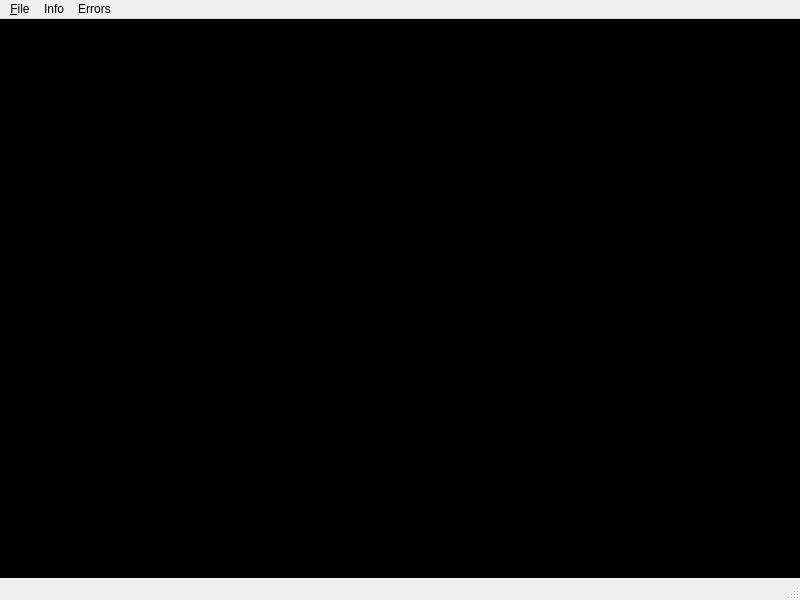
<?xml version="1.0" encoding="UTF-8"?>
<ui version="4.0">
 <class>MainWindow</class>
 <widget class="QMainWindow" name="MainWindow">
  <property name="geometry">
   <rect>
    <x>0</x>
    <y>0</y>
    <width>800</width>
    <height>600</height>
   </rect>
  </property>
  <property name="windowTitle">
   <string>MainWindow</string>
  </property>
  <property name="styleSheet">
   <string notr="true">#frame {
	background:black;
}</string>
  </property>
  <widget class="QWidget" name="centralwidget">
   <layout class="QHBoxLayout" name="horizontalLayout">
    <property name="spacing">
     <number>0</number>
    </property>
    <property name="leftMargin">
     <number>0</number>
    </property>
    <property name="topMargin">
     <number>0</number>
    </property>
    <property name="rightMargin">
     <number>0</number>
    </property>
    <property name="bottomMargin">
     <number>0</number>
    </property>
    <item>
     <widget class="QFrame" name="frame">
      <property name="frameShape">
       <enum>QFrame::StyledPanel</enum>
      </property>
      <property name="frameShadow">
       <enum>QFrame::Raised</enum>
      </property>
     </widget>
    </item>
   </layout>
  </widget>
  <widget class="QMenuBar" name="menubar">
   <property name="geometry">
    <rect>
     <x>0</x>
     <y>0</y>
     <width>800</width>
     <height>22</height>
    </rect>
   </property>
   <widget class="QMenu" name="menu_File">
    <property name="title">
     <string>&amp;File</string>
    </property>
    <addaction name="actionOpen"/>
    <addaction name="actionClose"/>
    <addaction name="actionExit"/>
   </widget>
   <widget class="QMenu" name="menuInfo">
    <property name="title">
     <string>Info</string>
    </property>
    <addaction name="actionHelp"/>
    <addaction name="actionAbout"/>
   </widget>
   <widget class="QMenu" name="menuErrors">
    <property name="title">
     <string>Errors</string>
    </property>
    <addaction name="actionOpen_Errors_Folder"/>
   </widget>
   <addaction name="menu_File"/>
   <addaction name="menuInfo"/>
   <addaction name="menuErrors"/>
  </widget>
  <widget class="QStatusBar" name="statusbar"/>
  <action name="actionOpen">
   <property name="text">
    <string>Open</string>
   </property>
  </action>
  <action name="actionClose">
   <property name="text">
    <string>Close</string>
   </property>
  </action>
  <action name="actionExit">
   <property name="text">
    <string>Exit</string>
   </property>
  </action>
  <action name="actionHelp">
   <property name="text">
    <string>Help</string>
   </property>
  </action>
  <action name="actionAbout">
   <property name="text">
    <string>About</string>
   </property>
  </action>
  <action name="actionOpen_Errors_Folder">
   <property name="text">
    <string>Open Errors Folder</string>
   </property>
  </action>
 </widget>
 <resources/>
 <connections/>
</ui>
